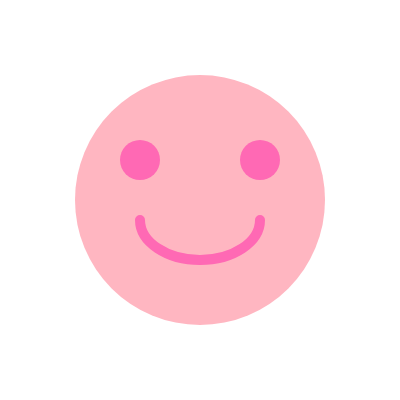
Frame 1 (no input)
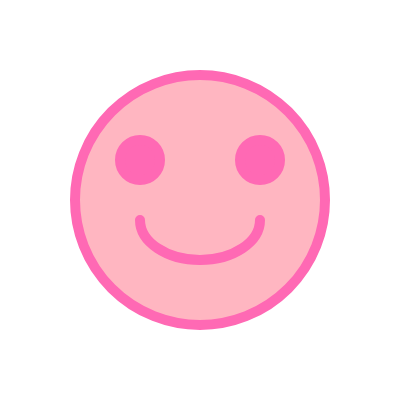
Frame 60 (no input)
Frame 120 (the mouse pressed at the canvas centre since frame 60): identical to frame 60, image omitted

The p5.js sketch that drew these frames (run headless with seeded random() and noise() and a simulated clock; from frame 60 on, the mouse is pressed at the canvas centre):

// p5.js sketch
// ── sketch.js
function setup() {
  createCanvas(400, 400);
  background(255, 192, 203)
}

function draw() {
  background(220);
  circle(50,50,50);
  circle(60,50,50);
  fill(255,10,70)
  circle(70,50,50);
  circle(80,50,50);
  circle(90,50,50);
  circle(60,50,50);
  fill(255,5,70)
  circle(100,50,50);
  circle(120,50,50);
  circle(130,50,50);
  circle(140,50,50);

}
function setup() {
  createCanvas(400, 400);
  noStroke();
}

function draw() {
  background(255); // white background
  
  // Face
  fill(255, 182, 193); // light pink
  ellipse(width / 2, height / 2, 250, 250); // main circle
  
  // Eyes
  fill(255, 105, 180); // darker pink
  ellipse(width / 2 - 60, height / 2 - 40, 40, 40); // left eye
  ellipse(width / 2 + 60, height / 2 - 40, 40, 40); // right eye
  
  // Smile
  noFill();
  stroke(255, 105, 180);
  strokeWeight(10);
  arc(width / 2, height / 2 + 20, 120, 80, 0, PI); // smile arc
}
